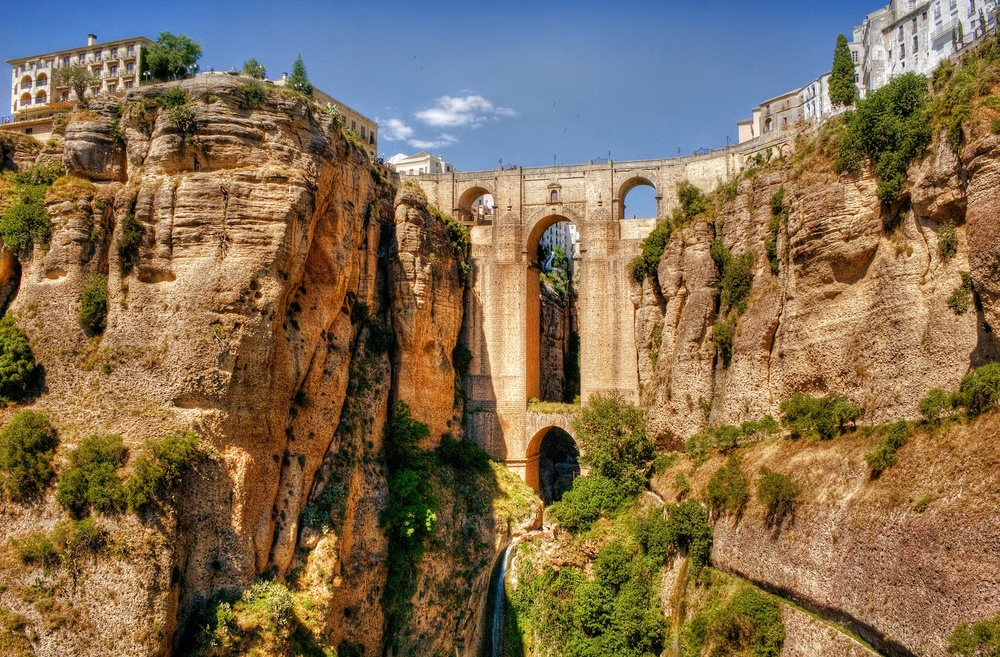
#> input picture input-image3.jpg, 1000 x 657 px, shrunk from 1920 x 1262 before the run
$ python VintageFilterAX.py
#> lines starting #> are read from the running program, lines starting #| are printed output that depends on the picture
#pip3 install opencv-python
#pip3 install matplotlib
#pip3 install numpy

import cv2
import numpy as np
from matplotlib import pyplot as plt

im = cv2.imread('input-image3.jpg')
#> im is the input picture: shape (657, 1000, 3); mean B, G, R 81.2, 109.5, 129.8
rows, cols = im.shape[:2]
#> rows = 657; cols = 1000

# Create a Gaussian filter
kernel_x = cv2.getGaussianKernel(cols,200)
kernel_y = cv2.getGaussianKernel(rows,200)
kernel = kernel_y * kernel_x.T
filter = 255 * kernel / np.linalg.norm(kernel)
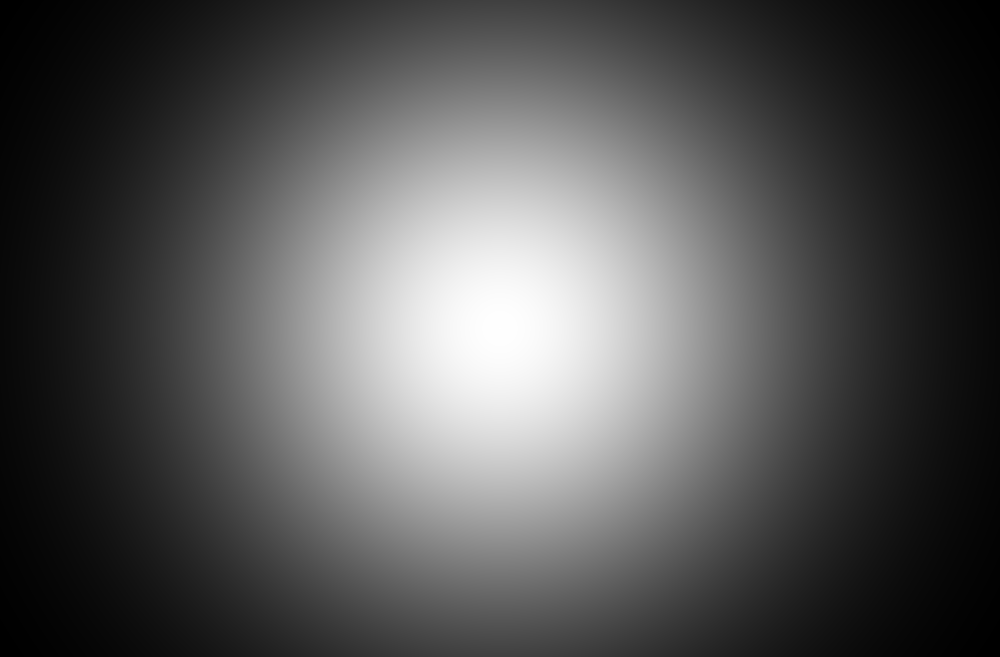
#> kernel: shape (657, 1000) float64; min 5.16e-08, max 4.48e-06, mean 1.52e-06; drawn with min black and max white
vintage_im = np.copy(im)

# for each channel in the input image, we will apply the above filter
for i in range(3):
    vintage_im[:,:,i] = vintage_im[:,:,i] * filter
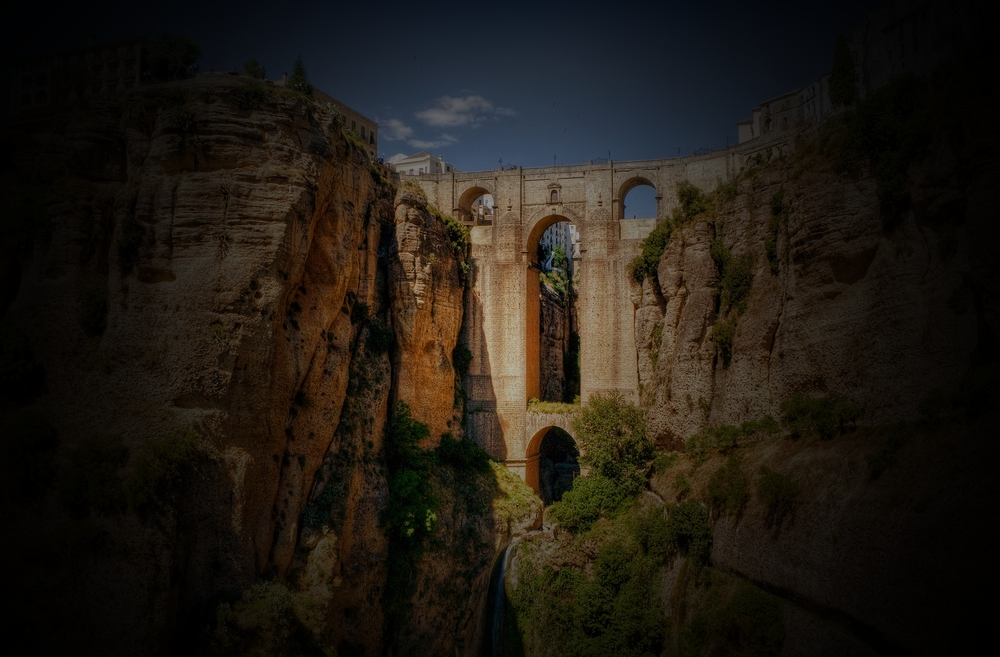
#> vintage_im: shape (657, 1000, 3); mean B, G, R 19.1, 26.4, 31.8
plt.imshow(vintage_im)
plt.show()

$ run again, with input-image2.jpg copied over input-image3.jpg
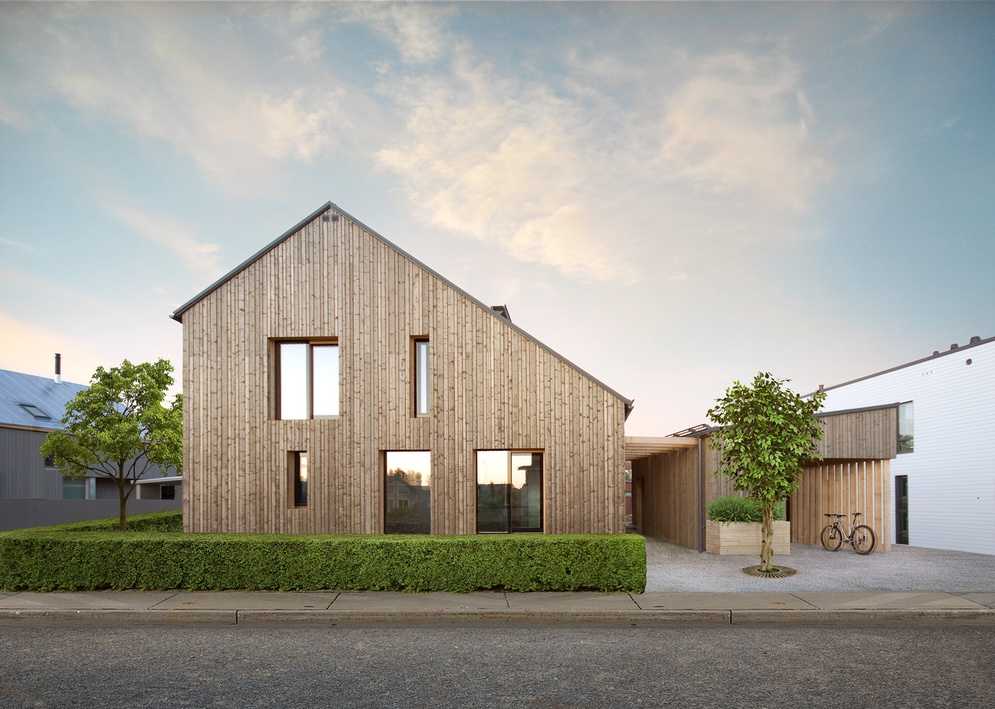
#> input picture input-image2.jpg, 995 x 709 px, shrunk from 1404 x 1000 before the run
#> im is the input picture: shape (709, 995, 3); mean B, G, R 148.9, 157.7, 159.7
#> after the loop `for i in range(3):`:
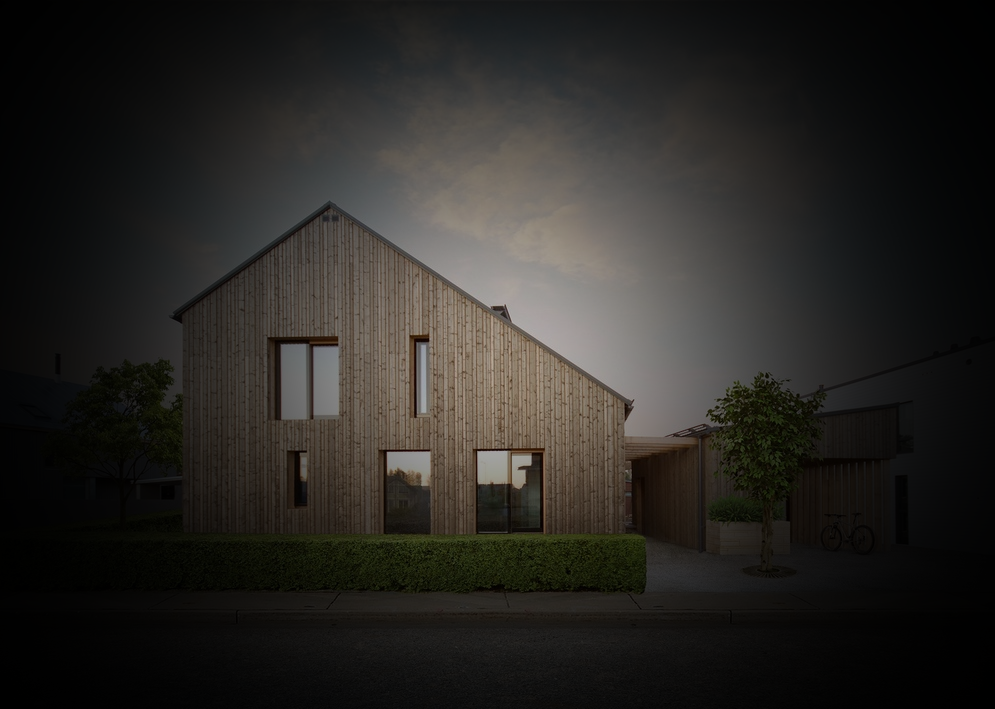
#> vintage_im: shape (709, 995, 3); mean B, G, R 35.3, 38.5, 40.4

$ run again, with input-image.jpg copied over input-image3.jpg
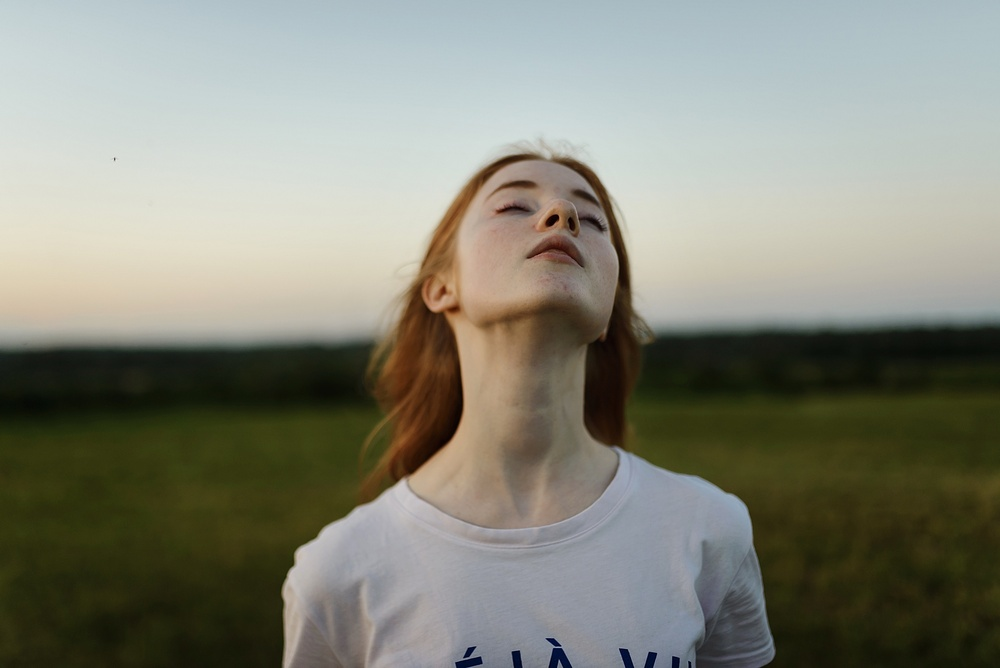
#> input picture input-image.jpg, 1000 x 668 px, shrunk from 2560 x 1709 before the run
#> im is the input picture: shape (668, 1000, 3); mean B, G, R 120.7, 133.6, 132.6
#> after the loop `for i in range(3):`:
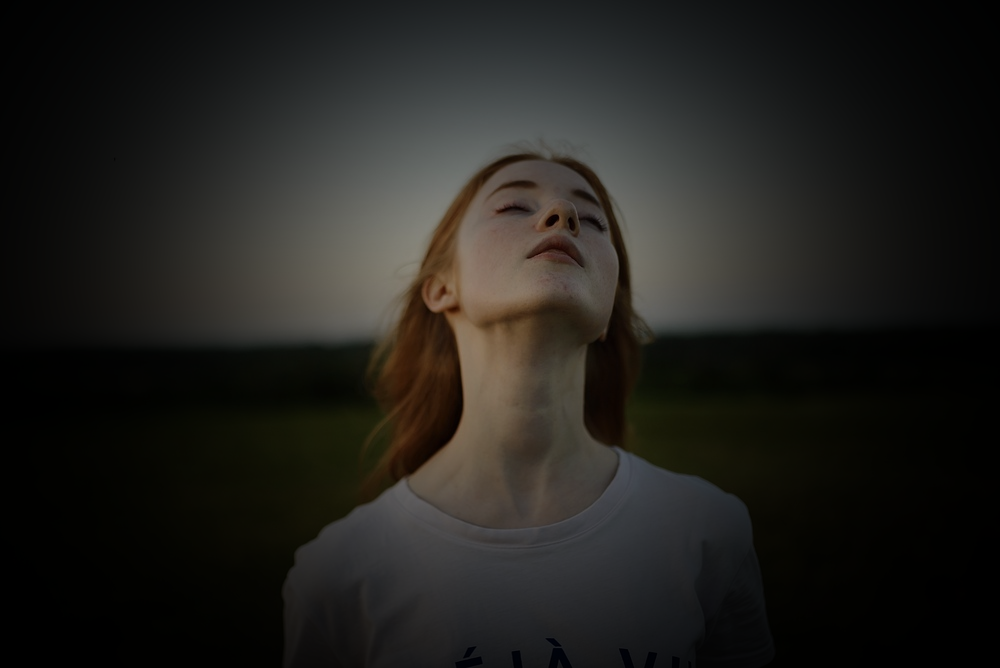
#> vintage_im: shape (668, 1000, 3); mean B, G, R 28.8, 32.3, 33.3
